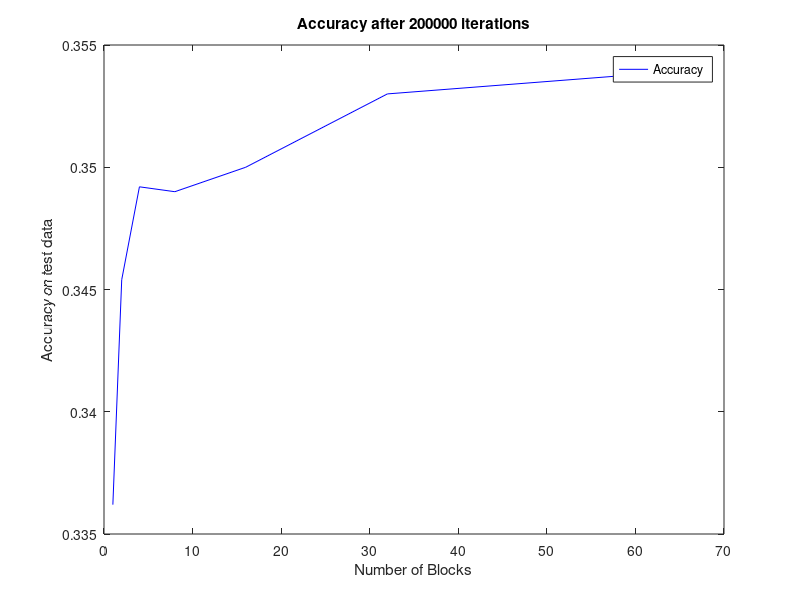
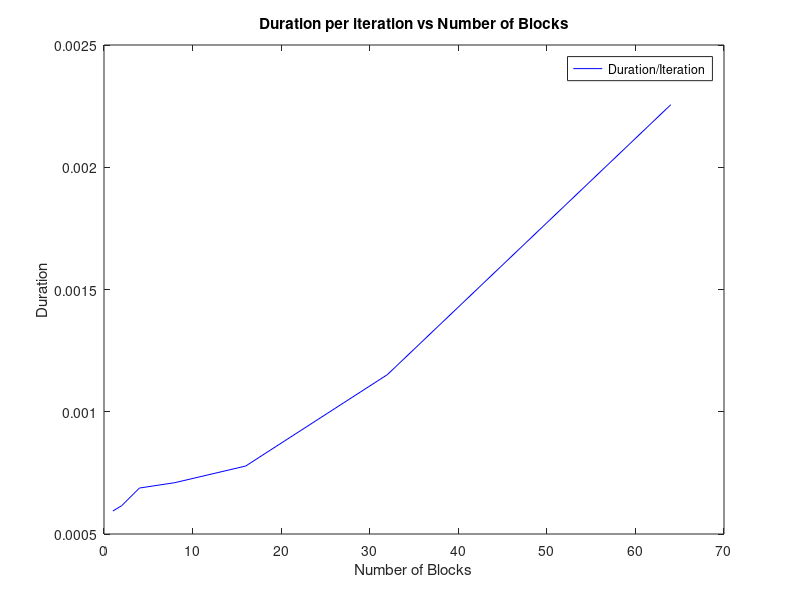
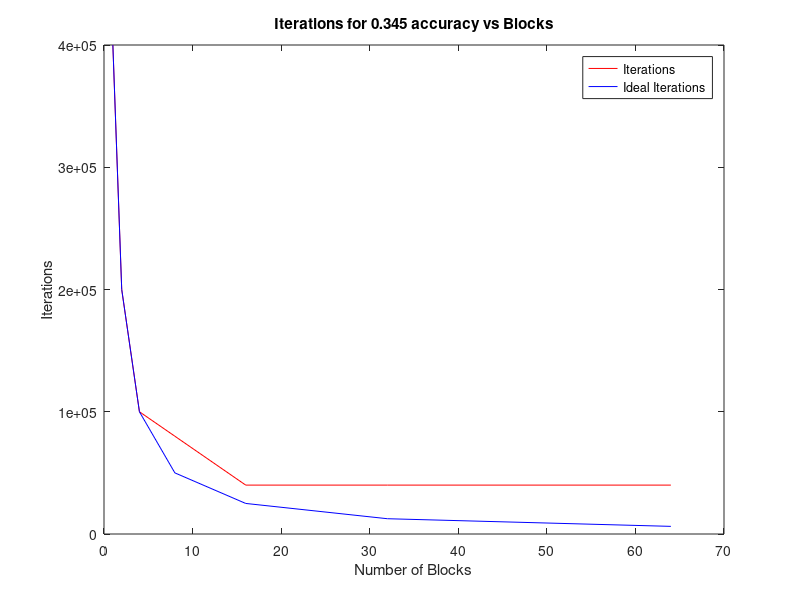

The MATLAB source for these figures, in order:
%cuda2.cims.nyu.edu
%total_duration = [67.170169, 449.028698, 480.411388, 560.280800, 154.483718, 165.991442];
%duration_per_iteration = [0.000671, 0.000449, 0.000480, 0.000560, 0.000772, 0.000830];
%blocks = [2, 2, 2, 4, 8, 16];
%threads = [1024, 1024, 1024, 1024, 1024, 1024];
%iterations = [100000, 1000000, 1000000, 1000000, 200000, 200000];
%test_accuracy = [0.330100, 0.349900, 0.350000, 0.351900, 0.349000	, 0.352700];


%cuda3.cims.nyu.edu
total_duration = [118.767677, 123.282203, 137.629988, 141.911966, 155.535668, 230.499940, 451.138942];
duration_per_iteration = [0.000594, 0.000616, 0.000688, 0.000710, 0.000778, 0.001152, 0.002256];
blocks = [1, 2, 4, 8, 16, 32, 64];
threads = [1024, 1024, 1024, 1024, 1024, 1024, 1024];
iterations = [200000, 200000, 200000, 200000, 200000, 200000, 200000];
test_accuracy = [0.336200, 0.345400, 0.349200, 0.349000, 0.350000	, 0.353000, 0.353900];


figure(2)
plotspec = 'r-';
plotspec2 = 'b-';
plot(blocks, duration_per_iteration, plotspec2);
str_title = sprintf('Duration per iteration vs Number of Blocks');
title(str_title)
xlabel('Number of Blocks')
ylabel('Duration')
legend('Duration/Iteration')

figure(1)
plotspec = 'r-';
plotspec2 = 'b-';
plot(blocks, test_accuracy, plotspec2);
str_title = sprintf('Accuracy after 200000 iterations');
title(str_title)
xlabel('Number of Blocks')
ylabel('Accuracy on test data')
legend('Accuracy')


%For 0.345 test accuracy required time (same block size) for different
%number of blocks
blocks = [1, 2, 4, 8, 16, 32, 64];
iterations = [400000, 200000, 100000, 80000, 40000, 40000, 40000];
one_block_iterations = max(iterations);
ideal_iterations = blocks .^ (-1) * one_block_iterations;



figure(3)
plotspec = 'r-';
plotspec2 = 'b-';
plot(blocks, iterations, plotspec, blocks, ideal_iterations, plotspec2);
str_title = sprintf('Iterations for 0.345 accuracy vs Blocks');
title(str_title)
xlabel('Number of Blocks')
ylabel('Iterations')
legend('Iterations', 'Ideal Iterations')


threads = [1, 2, 4, 8, 16];
iterations = [1000000];
time=[181.201322, 21.944274, 240.768346, 41.232886, 980.983760];
